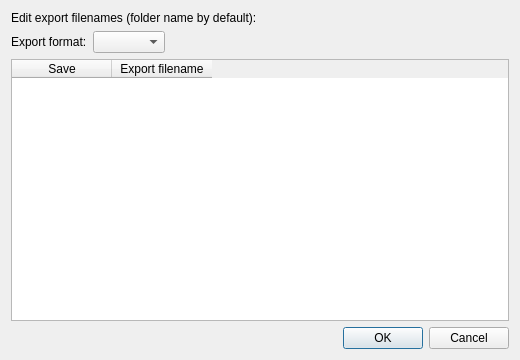
<?xml version="1.0" encoding="UTF-8"?>
<ui version="4.0">
 <class>ExportSavesDialog</class>
 <widget class="QDialog" name="ExportSavesDialog">
  <property name="geometry">
   <rect>
    <x>0</x>
    <y>0</y>
    <width>520</width>
    <height>360</height>
   </rect>
  </property>
  <property name="minimumSize">
   <size>
    <width>500</width>
    <height>300</height>
   </size>
  </property>
  <property name="windowTitle">
   <string>Export File Names</string>
  </property>
  <property name="modal">
   <bool>true</bool>
  </property>
  <layout class="QVBoxLayout" name="verticalLayout">
   <item>
    <widget class="QLabel" name="introLabel">
     <property name="text">
      <string>Edit export filenames (folder name by default):</string>
     </property>
    </widget>
   </item>
   <item>
    <layout class="QHBoxLayout" name="formatLayout">
     <item>
      <widget class="QLabel" name="formatLabel">
       <property name="text">
        <string>Export format:</string>
       </property>
      </widget>
     </item>
     <item>
      <widget class="QComboBox" name="formatCombo"/>
     </item>
     <item>
      <spacer name="formatSpacer">
       <property name="orientation">
        <enum>Qt::Horizontal</enum>
       </property>
       <property name="sizeHint" stdset="0">
        <size>
         <width>40</width>
         <height>20</height>
        </size>
       </property>
      </spacer>
     </item>
    </layout>
   </item>
   <item>
    <widget class="QTableWidget" name="tableWidget">
     <property name="selectionBehavior">
      <enum>QAbstractItemView::SelectItems</enum>
     </property>
     <column>
      <property name="text">
       <string>Save</string>
      </property>
     </column>
     <column>
      <property name="text">
       <string>Export filename</string>
      </property>
     </column>
    </widget>
   </item>
   <item>
    <widget class="QDialogButtonBox" name="buttonBox">
     <property name="orientation">
      <enum>Qt::Horizontal</enum>
     </property>
     <property name="standardButtons">
      <set>QDialogButtonBox::Cancel|QDialogButtonBox::Ok</set>
     </property>
    </widget>
   </item>
  </layout>
 </widget>
 <resources/>
 <connections>
  <connection>
   <sender>buttonBox</sender>
   <signal>accepted()</signal>
   <receiver>ExportSavesDialog</receiver>
   <slot>accept()</slot>
  </connection>
  <connection>
   <sender>buttonBox</sender>
   <signal>rejected()</signal>
   <receiver>ExportSavesDialog</receiver>
   <slot>reject()</slot>
  </connection>
 </connections>
</ui>
